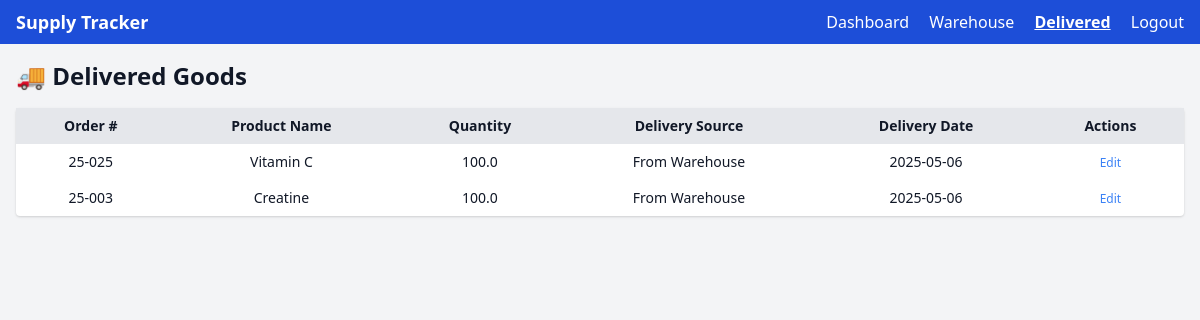
The page /delivered (signed in) on the database as committed earlier.
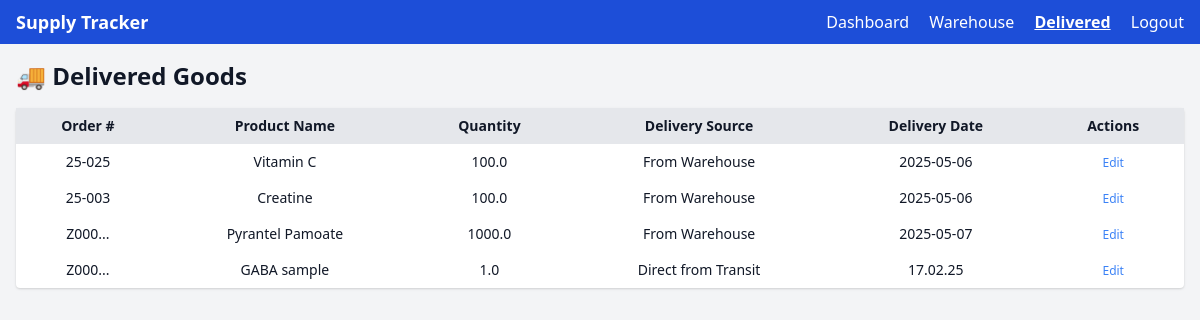
The same page on the database as committed later.
### app/models.py (models this page shows)
class DeliveredGoods(db.Model):
    id = db.Column(db.Integer, primary_key=True)
    user_id = db.Column(db.Integer, db.ForeignKey('user.id'), nullable=False)
    order_number = db.Column(db.String(50), nullable=False)
    product_name = db.Column(db.String(100), nullable=False)
    quantity = db.Column(db.Float, nullable=False)
    delivery_source = db.Column(db.String(50), nullable=False)  # e.g., "From Warehouse" or "Direct from Transit"
    delivery_date = db.Column(db.String(10), nullable=False)

### app/routes.py (the view)
@main.route('/delivered')
@login_required
def delivered():
    from .models import DeliveredGoods
    delivered_items = DeliveredGoods.query.filter_by(user_id=current_user.id).all()
    return render_template('delivered.html', delivered_items=delivered_items)

### app/__init__.py (called while the page is built)
def create_app():
    app = Flask(__name__)
    app.config['SECRET_KEY'] = 'your-secret-key'  # Use env var later
    app.config['SQLALCHEMY_DATABASE_URI'] = 'sqlite:///../instance/supply_tracker.db'
    app.config['SQLALCHEMY_TRACK_MODIFICATIONS'] = False
    init_db(app)
    login_manager.init_app(app)
    Migrate(app, db)
    from .routes import main
    app.register_blueprint(main)
    @login_manager.user_loader
    def load_user(user_id):
        return User.query.get(int(user_id))
    return app

### app/routes.py (called while the page is built)
@main.app_context_processor
def inject_user():
    return dict(current_user=current_user)

### app/templates/delivered.html (shortened to what this page needs)
<!DOCTYPE html>
<html lang="en">
<head>
    <link href="https://cdn.jsdelivr.net/npm/tailwindcss@2.2.19/dist/tailwind.min.css" rel="stylesheet">
</head>
<body class="bg-gray-100 dark:bg-gray-900 text-gray-900 dark:text-gray-100">
    <nav class="bg-blue-700 text-white px-4 py-2 flex justify-between items-center">
        <div class="font-semibold text-lg">Supply Tracker</div>
        <div class="space-x-4">
            <a href="{{ url_for('main.dashboard') }}" class="hover:underline">Dashboard</a>
            <a href="{{ url_for('main.warehouse') }}" class="hover:underline">Warehouse</a>
            <a href="{{ url_for('main.delivered') }}" class="font-bold underline">Delivered</a>
            <a href="{{ url_for('main.logout') }}" class="hover:underline">Logout</a>
        </div>
    </nav>
    <div class="p-4">
        <h2 class="text-2xl font-bold mb-4">🚚 Delivered Goods</h2>
        <table class="min-w-full bg-white dark:bg-gray-800 rounded shadow text-sm">
            <thead>
                <tr class="bg-gray-200 dark:bg-gray-700 text-center">
                    <th class="px-4 py-2">Order #</th>
                    <th class="px-4 py-2">Product Name</th>
                    <th class="px-4 py-2">Quantity</th>
                    <th class="px-4 py-2">Delivery Source</th>
                    <th class="px-4 py-2">Delivery Date</th>
                    <th class="px-4 py-2">Actions</th>
                </tr>
            </thead>
            <tbody>
                {% for item in delivered_items %}
                <tr class="text-center even:bg-gray-100 dark:even:bg-gray-800 hover:bg-blue-50 dark:hover:bg-gray-700">
                    <td class="px-4 py-2">{{ item.order_number }}</td>
                    <td class="px-4 py-2">{{ item.product_name }}</td>
                    <td class="px-4 py-2">{{ item.quantity }}</td>
                    <td class="px-4 py-2">{{ item.delivery_source }}</td>
                    <td class="px-4 py-2">{{ item.delivery_date }}</td>
                    <td class="px-4 py-2">
                        <a href="{{ url_for('main.edit_delivered', item_id=item.id) }}" class="text-blue-500 hover:underline text-xs">Edit</a>
                    </td>
                </tr>
                {% endfor %}
            </tbody>
        </table>
    </div>
</body>
</html>

Rows that differ between the two databases and show on the page:
added DeliveredGoods: order_number "Z000...", product_name "Pyrantel Pamoate", quantity "1000.0", delivery_source "From Warehouse", delivery_date "2025-05-07"
added DeliveredGoods: order_number "Z000...", product_name "GABA sample", quantity "1.0", delivery_source "Direct from Transit", delivery_date "17.02.25"
